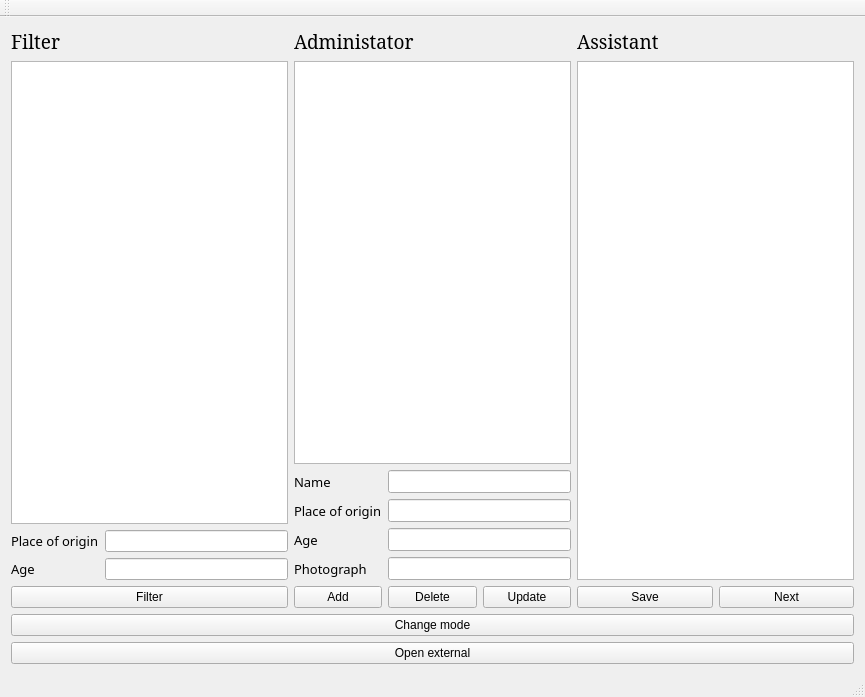
<?xml version="1.0" encoding="UTF-8"?>
<ui version="4.0">
 <class>Asignment10Class</class>
 <widget class="QMainWindow" name="Asignment10Class">
  <property name="geometry">
   <rect>
    <x>0</x>
    <y>0</y>
    <width>865</width>
    <height>697</height>
   </rect>
  </property>
  <property name="windowTitle">
   <string>Asignment10</string>
  </property>
  <widget class="QWidget" name="centralWidget">
   <layout class="QVBoxLayout" name="verticalLayout_5">
    <item>
     <layout class="QVBoxLayout" name="verticalLayout_4">
      <item>
       <layout class="QHBoxLayout" name="horizontalLayout_3">
        <item>
         <layout class="QVBoxLayout" name="verticalLayout_3">
          <item>
           <widget class="QLabel" name="label_7">
            <property name="font">
             <font>
              <family>MS Serif</family>
              <pointsize>14</pointsize>
             </font>
            </property>
            <property name="text">
             <string>Filter</string>
            </property>
           </widget>
          </item>
          <item>
           <widget class="QListWidget" name="FilterListWidget"/>
          </item>
          <item>
           <layout class="QFormLayout" name="formLayout_2">
            <item row="0" column="0">
             <widget class="QLabel" name="label_8">
              <property name="font">
               <font>
                <family>Yu Gothic UI Semilight</family>
                <pointsize>10</pointsize>
               </font>
              </property>
              <property name="text">
               <string>Place of origin</string>
              </property>
             </widget>
            </item>
            <item row="0" column="1">
             <widget class="QLineEdit" name="FilterPlaceLineEdit"/>
            </item>
            <item row="1" column="0">
             <widget class="QLabel" name="label_9">
              <property name="font">
               <font>
                <family>Yu Gothic UI Semilight</family>
                <pointsize>10</pointsize>
               </font>
              </property>
              <property name="text">
               <string>Age</string>
              </property>
             </widget>
            </item>
            <item row="1" column="1">
             <widget class="QLineEdit" name="FilterAgeLineEdit"/>
            </item>
           </layout>
          </item>
          <item>
           <widget class="QPushButton" name="filterButton">
            <property name="text">
             <string>Filter</string>
            </property>
           </widget>
          </item>
         </layout>
        </item>
        <item>
         <layout class="QVBoxLayout" name="verticalLayout">
          <item>
           <widget class="QLabel" name="label">
            <property name="font">
             <font>
              <family>MS Serif</family>
              <pointsize>14</pointsize>
             </font>
            </property>
            <property name="text">
             <string>Administator</string>
            </property>
           </widget>
          </item>
          <item>
           <widget class="QListWidget" name="AdministratorListWidget"/>
          </item>
          <item>
           <layout class="QFormLayout" name="formLayout">
            <item row="0" column="0">
             <widget class="QLabel" name="label_3">
              <property name="font">
               <font>
                <family>Yu Gothic UI Semilight</family>
                <pointsize>10</pointsize>
               </font>
              </property>
              <property name="text">
               <string>Name</string>
              </property>
             </widget>
            </item>
            <item row="0" column="1">
             <widget class="QLineEdit" name="NameLineEdit">
              <property name="font">
               <font>
                <pointsize>10</pointsize>
               </font>
              </property>
             </widget>
            </item>
            <item row="1" column="0">
             <widget class="QLabel" name="label_4">
              <property name="font">
               <font>
                <family>Yu Gothic UI Semilight</family>
                <pointsize>10</pointsize>
               </font>
              </property>
              <property name="text">
               <string>Place of origin</string>
              </property>
             </widget>
            </item>
            <item row="1" column="1">
             <widget class="QLineEdit" name="PlaceLineEdit">
              <property name="font">
               <font>
                <pointsize>10</pointsize>
               </font>
              </property>
             </widget>
            </item>
            <item row="2" column="0">
             <widget class="QLabel" name="label_5">
              <property name="font">
               <font>
                <family>Yu Gothic UI Semilight</family>
                <pointsize>10</pointsize>
               </font>
              </property>
              <property name="text">
               <string>Age</string>
              </property>
             </widget>
            </item>
            <item row="2" column="1">
             <widget class="QLineEdit" name="AgeLineEdit">
              <property name="font">
               <font>
                <pointsize>10</pointsize>
               </font>
              </property>
             </widget>
            </item>
            <item row="3" column="0">
             <widget class="QLabel" name="label_6">
              <property name="font">
               <font>
                <family>Yu Gothic UI Semilight</family>
                <pointsize>10</pointsize>
               </font>
              </property>
              <property name="text">
               <string>Photograph</string>
              </property>
             </widget>
            </item>
            <item row="3" column="1">
             <widget class="QLineEdit" name="PhotographLineEdit">
              <property name="font">
               <font>
                <pointsize>10</pointsize>
               </font>
              </property>
             </widget>
            </item>
           </layout>
          </item>
          <item>
           <layout class="QHBoxLayout" name="horizontalLayout">
            <item>
             <widget class="QPushButton" name="addButton">
              <property name="text">
               <string>Add</string>
              </property>
             </widget>
            </item>
            <item>
             <widget class="QPushButton" name="deleteButton">
              <property name="text">
               <string>Delete</string>
              </property>
             </widget>
            </item>
            <item>
             <widget class="QPushButton" name="updateButton">
              <property name="text">
               <string>Update</string>
              </property>
             </widget>
            </item>
           </layout>
          </item>
         </layout>
        </item>
        <item>
         <layout class="QVBoxLayout" name="verticalLayout_2">
          <item>
           <widget class="QLabel" name="label_2">
            <property name="font">
             <font>
              <family>MS Serif</family>
              <pointsize>14</pointsize>
             </font>
            </property>
            <property name="text">
             <string>Assistant</string>
            </property>
           </widget>
          </item>
          <item>
           <widget class="QListWidget" name="AssistantListWidge2"/>
          </item>
          <item>
           <layout class="QHBoxLayout" name="horizontalLayout_2">
            <item>
             <widget class="QPushButton" name="saveButton">
              <property name="text">
               <string>Save</string>
              </property>
             </widget>
            </item>
            <item>
             <widget class="QPushButton" name="nextButton">
              <property name="text">
               <string>Next</string>
              </property>
             </widget>
            </item>
           </layout>
          </item>
         </layout>
        </item>
       </layout>
      </item>
      <item>
       <widget class="QPushButton" name="ChangeModePushButton">
        <property name="text">
         <string>Change mode</string>
        </property>
       </widget>
      </item>
      <item>
       <widget class="QPushButton" name="OpenPushButton">
        <property name="text">
         <string>Open external</string>
        </property>
       </widget>
      </item>
     </layout>
    </item>
   </layout>
  </widget>
  <widget class="QMenuBar" name="menuBar">
   <property name="geometry">
    <rect>
     <x>0</x>
     <y>0</y>
     <width>865</width>
     <height>26</height>
    </rect>
   </property>
  </widget>
  <widget class="QToolBar" name="mainToolBar">
   <attribute name="toolBarArea">
    <enum>TopToolBarArea</enum>
   </attribute>
   <attribute name="toolBarBreak">
    <bool>false</bool>
   </attribute>
  </widget>
  <widget class="QStatusBar" name="statusBar"/>
 </widget>
 <layoutdefault spacing="6" margin="11"/>
 <resources>
  <include location="Asignment10.qrc"/>
 </resources>
 <connections/>
</ui>
